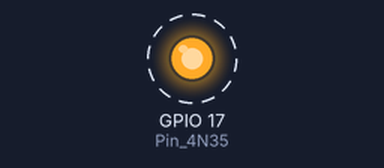
This program was run on a simulated Raspberry Pi (BCM pin numbers). On the bench: output pins drawn as LEDs (lit = HIGH). Dashed ring = blinking.

Above: at 0.2 s.
Timing chart, 0 to 3.0 s (numbered marks = the images above):
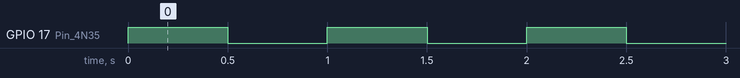

The program:

4n35.py
```python
import RPi.GPIO as GPIO
import time

Pin_4N35 = 17

# Define a setup function for some setup
def setup():
    GPIO.setmode(GPIO.BCM)
    GPIO.setup(Pin_4N35, GPIO.OUT, initial=GPIO.LOW)

# Define a main function for main process
def main():
    while True:
        # Turn off LED
        GPIO.output(Pin_4N35, GPIO.HIGH)
        time.sleep(0.5)
        # Turn on LED
        GPIO.output(Pin_4N35, GPIO.LOW)
        time.sleep(0.5)

def destroy():
    # Turn off LED
    GPIO.output(Pin_4N35, GPIO.HIGH)
    # Release resource
    GPIO.cleanup()

# If run this script directly, do:
if __name__ == '__main__':
    setup()
    try:
        main()
    # When 'Ctrl+C' is pressed, the child program
    # destroy() will be  executed.
    except KeyboardInterrupt:
        destroy()
```

Measured:
- by itself, GPIO 17 (Pin_4N35): alternates HIGH for 0.50 s and LOW for 0.50 s
